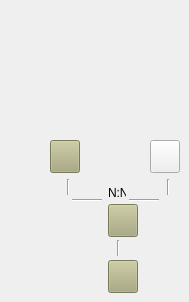
          <widget class="QWidget" name="tab_2">
           <attribute name="title">
            <string>Media</string>
           </attribute>
           <widget class="QPushButton" name="btnUStable_2">
            <property name="geometry">
             <rect>
              <x>150</x>
              <y>140</y>
              <width>30</width>
              <height>33</height>
             </rect>
            </property>
            <property name="maximumSize">
             <size>
              <width>30</width>
              <height>16777215</height>
             </size>
            </property>
            <property name="text">
             <string />
            </property>
            <property name="icon">
             <iconset resource="../../resources/resources.qrc">
              <normaloff>:/icons/IconPAI.png</normaloff>:/icons/IconPAI.png</iconset>
            </property>
            <property name="iconSize">
             <size>
              <width>25</width>
              <height>25</height>
             </size>
            </property>
           </widget>
           <widget class="QLabel" name="label_17">
            <property name="geometry">
             <rect>
              <x>108</x>
              <y>185</y>
              <width>18</width>
              <height>16</height>
             </rect>
            </property>
            <property name="text">
             <string>N:N</string>
            </property>
           </widget>
           <widget class="QPushButton" name="btnReptable_3">
            <property name="geometry">
             <rect>
              <x>50</x>
              <y>140</y>
              <width>30</width>
              <height>33</height>
             </rect>
            </property>
            <property name="maximumSize">
             <size>
              <width>30</width>
              <height>16777215</height>
             </size>
            </property>
            <property name="styleSheet">
             <string notr="true">background-color: rgb(170, 170, 127);</string>
            </property>
            <property name="text">
             <string />
            </property>
            <property name="icon">
             <iconset resource="../../resources/resources.qrc">
              <normaloff>:/icons/finds.png</normaloff>:/icons/finds.png</iconset>
            </property>
            <property name="iconSize">
             <size>
              <width>25</width>
              <height>25</height>
             </size>
            </property>
           </widget>
           <widget class="QPushButton" name="btnMedtable">
            <property name="geometry">
             <rect>
              <x>108</x>
              <y>204</y>
              <width>30</width>
              <height>33</height>
             </rect>
            </property>
            <property name="maximumSize">
             <size>
              <width>30</width>
              <height>16777215</height>
             </size>
            </property>
            <property name="styleSheet">
             <string notr="true">background-color: rgb(170, 170, 127);</string>
            </property>
            <property name="text">
             <string />
            </property>
            <property name="icon">
             <iconset resource="../../resources/resources.qrc">
              <normaloff>:/icons/photo.png</normaloff>:/icons/photo.png</iconset>
            </property>
            <property name="iconSize">
             <size>
              <width>25</width>
              <height>25</height>
             </size>
            </property>
           </widget>
           <widget class="QPushButton" name="btnExptable">
            <property name="geometry">
             <rect>
              <x>108</x>
              <y>260</y>
              <width>30</width>
              <height>33</height>
             </rect>
            </property>
            <property name="maximumSize">
             <size>
              <width>30</width>
              <height>16777215</height>
             </size>
            </property>
            <property name="styleSheet">
             <string notr="true">background-color: rgb(170, 170, 127);</string>
            </property>
            <property name="text">
             <string />
            </property>
            <property name="icon">
             <iconset resource="../../resources/resources.qrc">
              <normaloff>:/icons/directoryExp.png</normaloff>:/icons/directoryExp.png</iconset>
            </property>
            <property name="iconSize">
             <size>
              <width>25</width>
              <height>25</height>
             </size>
            </property>
           </widget>
           <widget class="Line" name="line_5">
            <property name="geometry">
             <rect>
              <x>110</x>
              <y>240</y>
              <width>16</width>
              <height>16</height>
             </rect>
            </property>
            <property name="orientation">
             <enum>Qt::Vertical</enum>
            </property>
           </widget>
           <widget class="Line" name="line_4">
            <property name="geometry">
             <rect>
              <x>160</x>
              <y>179</y>
              <width>16</width>
              <height>16</height>
             </rect>
            </property>
            <property name="orientation">
             <enum>Qt::Vertical</enum>
            </property>
           </widget>
           <widget class="Line" name="line_3">
            <property name="geometry">
             <rect>
              <x>60</x>
              <y>179</y>
              <width>16</width>
              <height>16</height>
             </rect>
            </property>
            <property name="orientation">
             <enum>Qt::Vertical</enum>
            </property>
           </widget>
           <widget class="Line" name="line_9">
            <property name="geometry">
             <rect>
              <x>72</x>
              <y>190</y>
              <width>30</width>
              <height>20</height>
             </rect>
            </property>
            <property name="orientation">
             <enum>Qt::Horizontal</enum>
            </property>
           </widget>
           <widget class="Line" name="line_17">
            <property name="geometry">
             <rect>
              <x>129</x>
              <y>190</y>
              <width>30</width>
              <height>20</height>
             </rect>
            </property>
            <property name="orientation">
             <enum>Qt::Horizontal</enum>
            </property>
           </widget>
          </widget>
